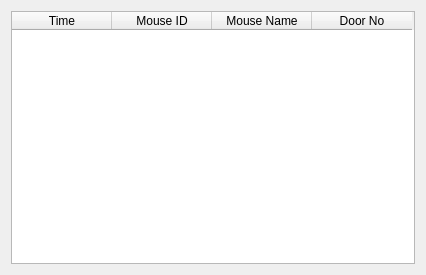
<?xml version="1.0" encoding="UTF-8"?>
<ui version="4.0">
 <class>doorWin</class>
 <widget class="QWidget" name="doorWin">
  <property name="geometry">
   <rect>
    <x>0</x>
    <y>0</y>
    <width>426</width>
    <height>275</height>
   </rect>
  </property>
  <property name="windowTitle">
   <string>Form</string>
  </property>
  <layout class="QGridLayout" name="gridLayout">
   <item row="0" column="0">
    <widget class="QTableWidget" name="tableWidget">
     <column>
      <property name="text">
       <string>Time</string>
      </property>
     </column>
     <column>
      <property name="text">
       <string>Mouse ID</string>
      </property>
     </column>
     <column>
      <property name="text">
       <string>Mouse Name</string>
      </property>
     </column>
     <column>
      <property name="text">
       <string>Door No</string>
      </property>
     </column>
    </widget>
   </item>
  </layout>
 </widget>
 <resources/>
 <connections/>
</ui>
